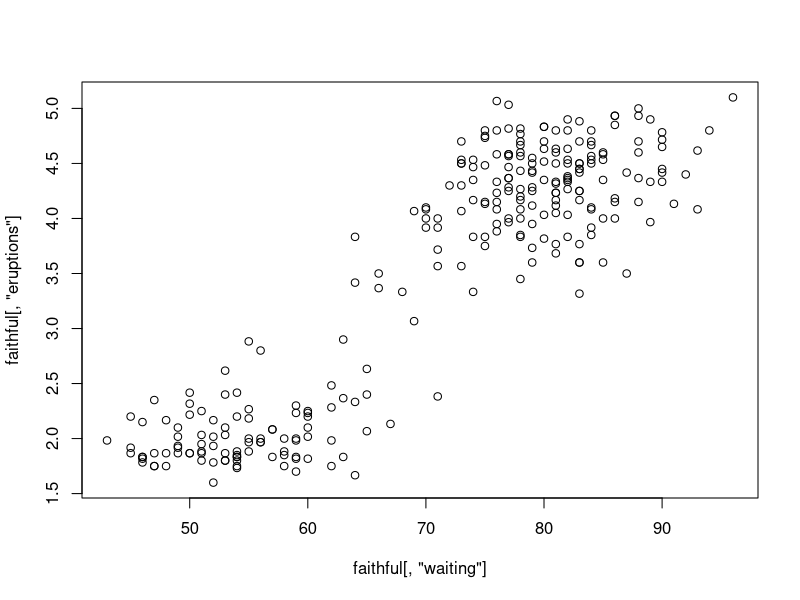

The R script that drew this image: (Note: this script raises an error after producing the figure.)
#Exercise 1

data("faithful")
head(faithful, 15)

#Calculate coeffieicnets between the waiting time between eruptions 
#and duration of eruptions.

cor(faithful[, c("eruptions","waiting")], use="na.or.complete")

#          eruptions   waiting
#eruptions 1.0000000 0.9008112
#waiting   0.9008112 1.0000000

#Plot

plot(faithful[, "eruptions"]~faithful[, "waiting"])

#comments
#Plot and Cor show a positive correlation

#Exercise 2
#build another linear model with another indp. variable, Ozone 
# plot with a regression

mod1 = lm(Temp~Ozone, data=airquality)
summary(mod)

plot(Temp~Ozone, data=airquality)  
abline(lm(Temp~Ozone, data=airquality), col="red")


#The two variables are significantly different from 0 (p value=2.2e-16)
#For each 1 unit of Ozone that increases than temperature increases at an estimated 0.2 degrees (p=-2e-16)
#The intercept starts as 69.41072, at 0 ozone our model predicts a temperature of 69.41 degrees

#2.1
#Build a linear model to explain if you see eruption time if you
#wait longer in the faithful dataset

mod2 = lm(eruptions~waiting, data=faithful)
summary(mod2)

plot(eruptions~waiting, data=faithful)  
abline(lm(eruptions~waiting, data=faithful), col="red")

#The two variables are significantly different from 0 (p=2.2e-16)
#For each 1 unit (min) of waiting, the eruption time increases 0.07 (mins) (p=2.2e-16)

#you would expect a longer eruption time, the longer that you wait.

#Exercise 3
#Calculate the residual standard error (RSE) and mean square error (MSE) 
#manually for the model you built last time (Ozone as the independent variable).

Res = residuals(mod1)
RSS = sum(Res^2)
RSE = sqrt(RSS/summary(mod1)$df[2])
RSE
#RSE = 6.818914

MSE = RSS/summary(mod1)$df[2]
MSE
#MSE=46.49759
